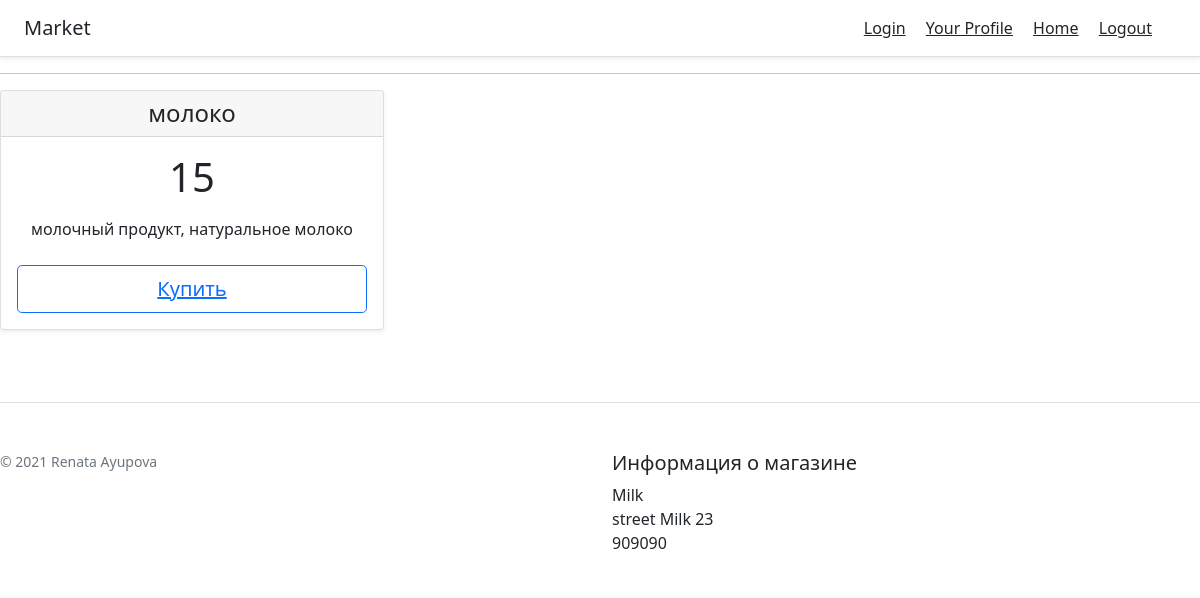
Page /shop/Milk on the committed database.
### app/models.py (models this page shows)
class Product(db.Model):
    id = db.Column(db.Integer, primary_key=True)
    name = db.Column(db.String(256), index = True)
    description = db.Column(db.String(64), index=True)
    price = db.Column(db.Integer, index=True)
    mount = db.Column(db.Integer, index=True)
    category = db.Column(db.String(64), index=True)
    id_market = db.Column(db.Integer, index=True)

class Market(db.Model):
    id = db.Column(db.Integer, primary_key=True)
    name = db.Column(db.String(64), index=True, unique=True)
    address = db.Column(db.String(120), )
    phone_number = db.Column(db.Integer, index=True)

### app/views.py (the view)
@app.route('/shop/<name>')
def shop(name):
    market = Market.query.filter_by(name=name).first()
    products = Product.query.filter_by(id_market=market.id).all()
    return render_template("shop.html", products=products, market=market)

### app/templates/shop.html (shortened to what this page needs)
<!DOCTYPE html>
<html lang="en">
<head>
</head>
<body>
{% extends "base.html" %}
{% block content %}
<div class="row row-cols-1 row-cols-md-3 mb-3 text-center">
    {% for product in products %}
    <div class="col">
      <div class="card mb-4 shadow-sm">
      <div class="card-header">
        <h4 class="my-0 fw-normal">{{product.name}}</h4>
      </div>
      <div class="card-body">
        <h1 class="card-title pricing-card-title">{{product.price}}</h1>
        <ul class="list-unstyled mt-3 mb-4">
          <li>{{product.description}}</li>
        </ul>
        <button type="button" class="w-100 btn btn-lg btn-outline-primary"><a href="{{ url_for('product', id=product.id) }}">Купить</a></button>
      </div>
    </div>
    </div>
    {% endfor %}
</div>
<footer class="pt-4 my-md-5 pt-md-5 border-top">
    <div class="row">
      <div class="col-12 col-md">
        <small class="d-block mb-3 text-muted">© 2021 Renata Ayupova</small>
      </div>
      <div class="col-6 col-md">
        <h5>Информация о магазине</h5>
        <ul class="list-unstyled text-small">
          <li>{{market.name}}</li>
          <li>{{market.address}}</li>
          <li>{{market.phone_number}}</li>
        </ul>
      </div>
    </div>
  </footer>
{% endblock %}

### rows in the picture
Product: name "молоко", price "15", description "молочный продукт, натуральное молоко"
Market: name "Milk", address "street Milk 23", phone_number "909090"
